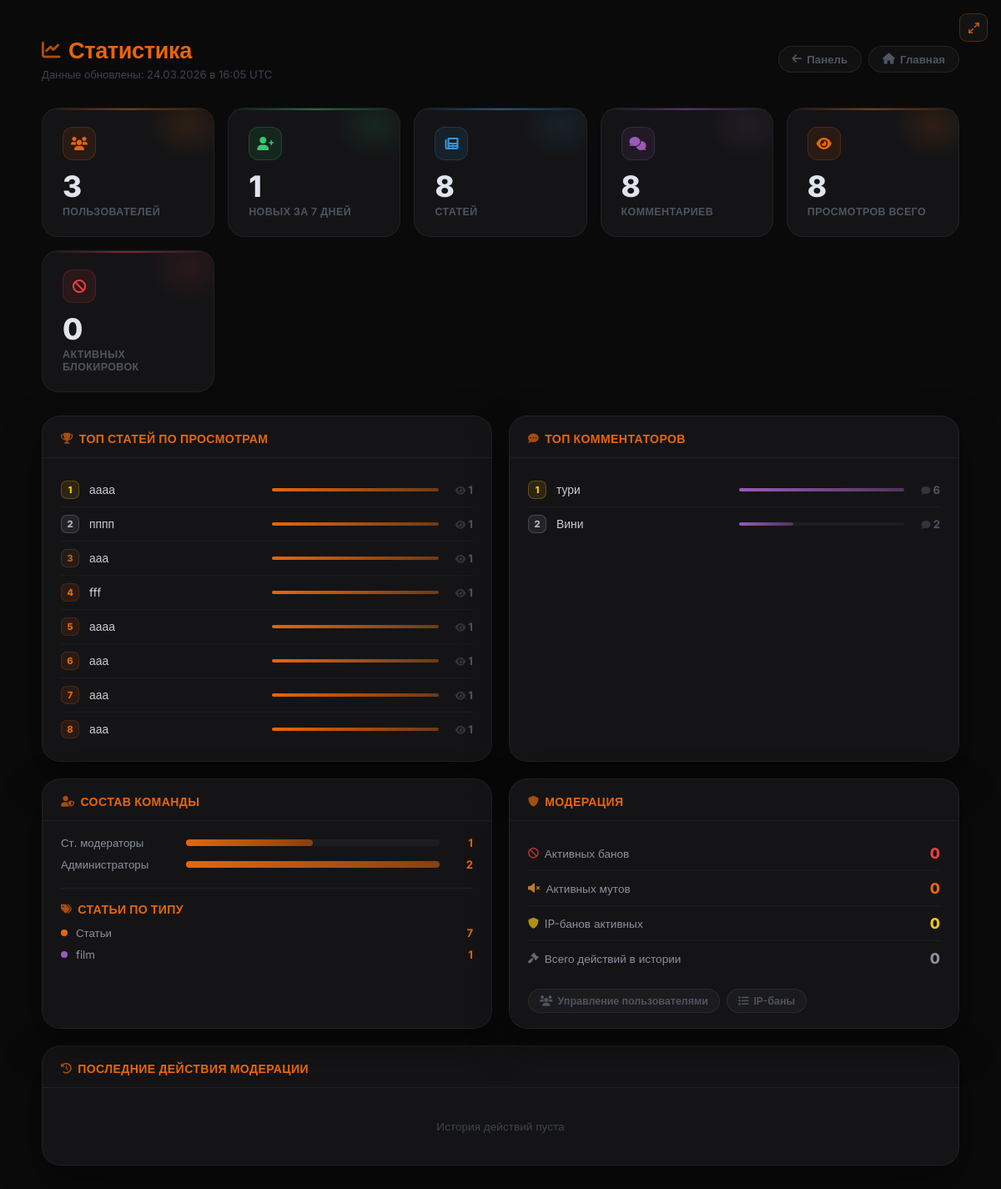
The page /admin/stats (signed in) on the database as committed earlier.
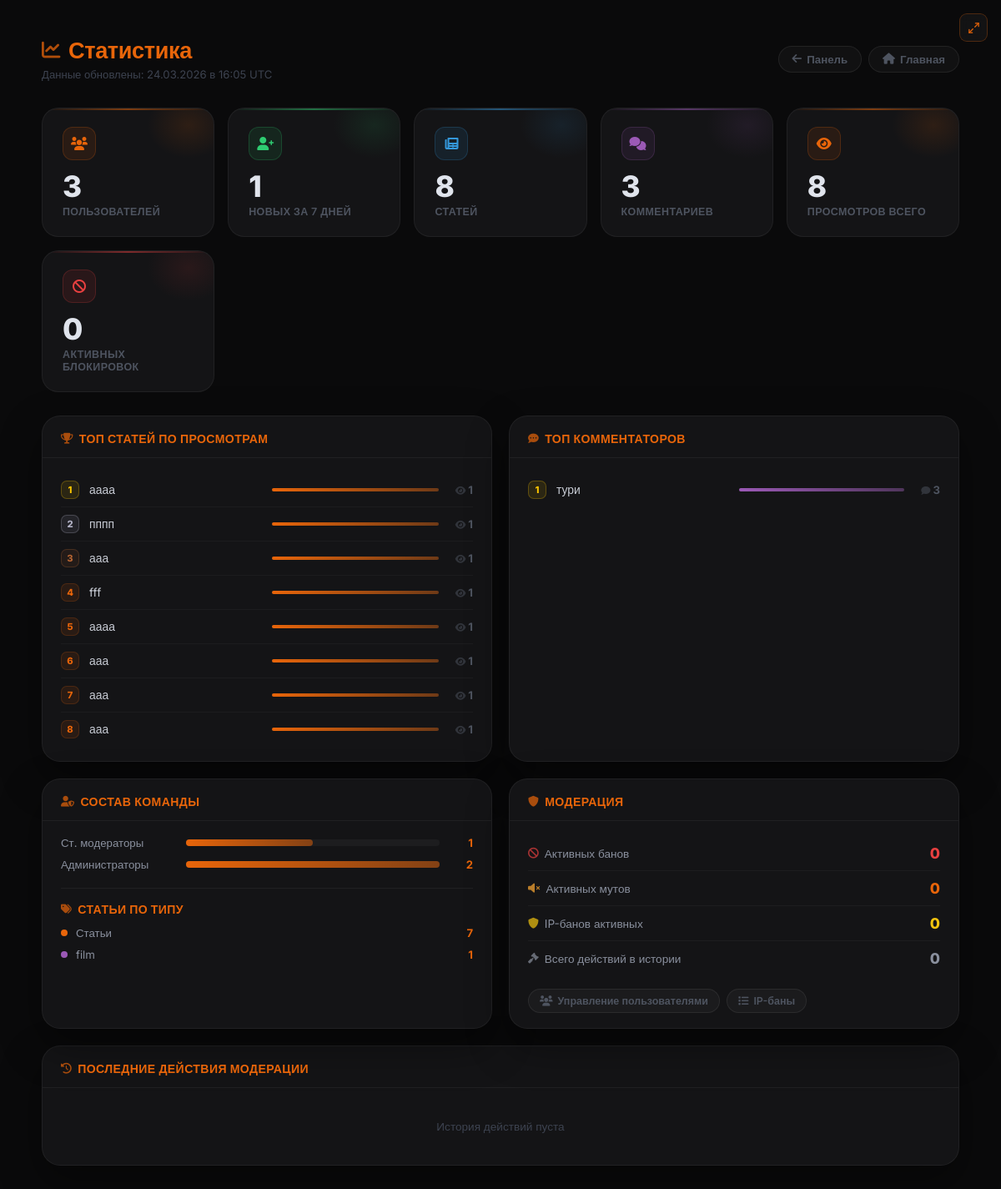
The same page on the database as committed later.
### models.py (models this page shows, shortened)
class Article(db.Model):
    __tablename__ = 'articles'
    id          = db.Column(db.Integer, primary_key=True)
    title       = db.Column(db.String(300), nullable=False)
    preview     = db.Column(db.Text, nullable=True)       # краткое описание
    content     = db.Column(db.Text, nullable=False)
    image       = db.Column(db.String(500), nullable=True)  # URL изображения (старый способ)
    image_file  = db.Column(db.String(300), nullable=True)  # имя файла загруженного изображения
    video_url   = db.Column(db.String(500), nullable=True)  # ссылка на YouTube
    video_file  = db.Column(db.String(300), nullable=True)  # загруженный видео-файл
    category    = db.Column(db.String(50), default='article')
    views       = db.Column(db.Integer, default=0)
    likes       = db.Column(db.Integer, default=0)
    dislikes    = db.Column(db.Integer, default=0)
    created_at  = db.Column(db.DateTime, default=datetime.utcnow)
    updated_at  = db.Column(db.DateTime, default=datetime.utcnow, onupdate=datetime.utcnow)
    author_id   = db.Column(db.Integer, db.ForeignKey('users.id'), nullable=False)
    game_id     = db.Column(db.Integer, db.ForeignKey('games.id'), nullable=True)
    comments    = db.relationship('Comment',      backref='article', lazy='dynamic',
                                  cascade='all, delete-orphan')
    votes       = db.relationship('Vote',         backref='article', lazy='dynamic',
                                  cascade='all, delete-orphan')
    extra_pages = db.relationship('ExtraPage',    backref='article', lazy='dynamic',
                                  cascade='all, delete-orphan')
    dropdown_items = db.relationship('DropdownItem', backref='article', lazy='dynamic',
                                     cascade='all, delete-orphan', order_by='DropdownItem.order')
    article_views  = db.relationship('ArticleView',  backref='article', lazy='dynamic',
                                     cascade='all, delete-orphan')

class User(db.Model, UserMixin):
    __tablename__ = 'users'
    id             = db.Column(db.Integer, primary_key=True)
    username       = db.Column(db.String(80),  unique=True, nullable=False)
    email          = db.Column(db.String(120), unique=True, nullable=False)
    password_hash  = db.Column(db.String(256), nullable=False)
    role           = db.Column(db.Integer, default=0)
    created_at     = db.Column(db.DateTime, default=datetime.utcnow)   # дата регистрации
    last_seen      = db.Column(db.DateTime, default=datetime.utcnow)
    banned_until   = db.Column(db.DateTime, nullable=True)
    ban_reason     = db.Column(db.String(500), nullable=True)
    banned_by_id   = db.Column(db.Integer, db.ForeignKey('users.id'), nullable=True)
    recovery_key   = db.Column(db.String(256), nullable=True)
    avatar         = db.Column(db.String(300), nullable=True)
    terms_agreed   = db.Column(db.Boolean, default=False)
    privacy_agreed = db.Column(db.Boolean, default=False)
    articles       = db.relationship('Article',  backref='author',     lazy='dynamic', foreign_keys='Article.author_id')
    comments       = db.relationship('Comment',  backref='author',     lazy='dynamic', foreign_keys='Comment.author_id')
    votes          = db.relationship('Vote',     backref='user',       lazy='dynamic')
    extra_pages    = db.relationship('ExtraPage', backref='author',    lazy='dynamic', foreign_keys='ExtraPage.author_id')
    comment_reactions = db.relationship('CommentReaction', backref='user', lazy='dynamic')

### app.py (the view)
@app.route('/admin/stats')
@login_required
def admin_stats():
    perm = UserPermission.query.filter_by(user_id=current_user.id).first()
    if current_user.role < 4 and not (perm and perm.can_see_stats):
        abort(403)
    from sqlalchemy import func as sqlfunc
    total_users    = User.query.count()
    total_articles = Article.query.count()
    total_comments = Comment.query.count()
    total_views    = db.session.query(sqlfunc.sum(Article.views)).scalar() or 0
    roles_data  = db.session.query(User.role, sqlfunc.count(User.id)).group_by(User.role).all()
    roles_map   = {0:'Пользователи',1:'Модераторы чата',2:'Редакторы',3:'Ст. модераторы',4:'Администраторы'}
    roles_stats = [(roles_map.get(r, f'Роль {r}'), cnt) for r, cnt in sorted(roles_data)]
    top_articles = Article.query.order_by(Article.views.desc()).limit(10).all()
    top_commenters = db.session.query(
        User.username, sqlfunc.count(Comment.id).label('cnt')
    ).join(Comment, Comment.author_id == User.id)\
     .group_by(User.id, User.username)\
     .order_by(sqlfunc.count(Comment.id).desc()).limit(10).all()
    week_ago       = datetime.utcnow() - timedelta(days=7)
    new_users_week = User.query.filter(User.created_at >= week_ago).count() if hasattr(User, 'created_at') else 0
    active_bans    = User.query.filter(User.banned_until > datetime.utcnow()).count()
    active_mutes   = Mute.query.filter(Mute.muted_until > datetime.utcnow()).count()
    active_ip_bans = IPBan.query.filter(IPBan.banned_until > datetime.utcnow()).count()
    cat_data  = db.session.query(Article.category, sqlfunc.count(Article.id)).group_by(Article.category).all()
    cat_stats = [(c or 'article', cnt) for c, cnt in cat_data]
    recent_penalties = PenaltyHistory.query.order_by(PenaltyHistory.created_at.desc()).limit(15).all()
    return render_template('admin/stats.html',
        total_users=total_users,
        total_articles=total_articles,
        total_comments=total_comments,
        total_views=total_views,
        roles_stats=roles_stats,
        top_articles=top_articles,
        top_commenters=top_commenters,
        new_users_week=new_users_week,
        active_bans=active_bans,
        active_mutes=active_mutes,
        active_ip_bans=active_ip_bans,
        cat_stats=cat_stats,
        recent_penalties=recent_penalties,
        now=datetime.utcnow(),
    )

### app.py (called while the page is built)
@login_manager.user_loader
def load_user(user_id):
    return User.query.get(int(user_id))

@app.before_request
def update_last_seen():
    if current_user.is_authenticated:
        from flask import g as _g
        _now = datetime.utcnow()
        _last = session.get('_ls_ts', 0)
        if _now.timestamp() - _last > 60:
            current_user.last_seen = _now
            db.session.commit()
            session['_ls_ts'] = _now.timestamp()

### templates/admin/stats.html (shortened to what the changed rows need)
{% extends "base.html" %}
{% block content %}
<div class="stats-outer">
<div class="stats-wrap">
    <div class="stats-header">
        <div>
            <h1 class="stats-title"><i class="fas fa-chart-line"></i> Статистика</h1>
        </div>
    </div>
    <div class="kpi-grid">
        <div class="kpi-card kpi-purple">
            <div class="kpi-glow"></div>
            <div class="kpi-icon"><i class="fas fa-comments"></i></div>
            <div class="kpi-value">{{ total_comments }}</div>
            <div class="kpi-label">Комментариев</div>
        </div>
    </div>
    <div class="two-col">
        <div class="panel">
            <div class="panel-body">
                {% set max_views = top_articles[0].views if top_articles and top_articles[0].views > 0 else 1 %}
                <ul class="top-list">
                    {% for art in top_articles %}
                    <li>
                        <div class="top-rank {% if loop.index == 1 %}gold{% elif loop.index == 2 %}silver{% elif loop.index == 3 %}bronze{% endif %}">
                            {{ loop.index }}
                        </div>
                        <div class="top-name">
                            <a href="{{ url_for('article', article_id=art.id) }}" target="_blank">{{ art.title }}</a>
                        </div>
                        <div class="top-bar-wrap">
                            <div class="top-bar" style="width:{{ [art.views * 100 // max_views, 100]|min }}%"></div>
                        </div>
                        <div class="top-value"><i class="fas fa-eye" style="font-size:0.7rem; opacity:0.5;"></i> {{ art.views }}</div>
                    </li>
                    {% else %}
                    <li><span style="color:#3d4350; font-size:0.84rem;">Нет данных</span></li>
                    {% endfor %}
                </ul>
            </div>
        </div>
        <div class="panel">
            <div class="panel-body">
                {% set max_comments = top_commenters[0][1] if top_commenters and top_commenters[0][1] > 0 else 1 %}
                <ul class="top-list">
                    {% for username, cnt in top_commenters %}
                    <li>
                        <div class="top-rank {% if loop.index == 1 %}gold{% elif loop.index == 2 %}silver{% elif loop.index == 3 %}bronze{% endif %}">
                            {{ loop.index }}
                        </div>
                        <div class="top-name">{{ username }}</div>
                        <div class="top-bar-wrap">
                            <div class="top-bar" style="width:{{ [cnt * 100 // max_comments, 100]|min }}%; background:linear-gradient(90deg, #9b59b6, rgba(155,89,182,0.4));"></div>
                        </div>
                        <div class="top-value"><i class="fas fa-comment" style="font-size:0.7rem; opacity:0.5;"></i> {{ cnt }}</div>
                    </li>
                    {% else %}
                    <li><span style="color:#3d4350; font-size:0.84rem;">Нет данных</span></li>
                    {% endfor %}
                </ul>
            </div>
        </div>
    </div>
    <div class="two-col">
        <div class="panel">
            <div class="panel-body">
                <div class="roles-grid">
                    {% set max_role_cnt = roles_stats|map(attribute=1)|max if roles_stats else 1 %}
                    {% for role_name, cnt in roles_stats %}
                    <div class="role-row">
                        <div class="role-name">{{ role_name }}</div>
                        <div class="role-bar-wrap">
                            <div class="role-bar" style="width:{{ [cnt * 100 // (max_role_cnt if max_role_cnt > 0 else 1), 100]|min }}%"></div>
                        </div>
                        <div class="role-count">{{ cnt }}</div>
                    </div>
                    {% endfor %}
                </div>
                {% if cat_stats %}
                <div style="margin-top:20px; border-top:1px solid rgba(255,255,255,0.05); padding-top:16px;">
                    <div class="cat-grid">
                        {% for cat, cnt in cat_stats %}
                        <div class="cat-row">
                            <div class="cat-dot" style="background:{% if cat == 'article' %}#e8650a{% elif cat == 'news' %}#3498db{% else %}#9b59b6{% endif %};"></div>
                            <div class="cat-name">{% if cat == 'article' %}Статьи{% elif cat == 'news' %}Новости{% else %}{{ cat }}{% endif %}</div>
                            <div class="cat-count">{{ cnt }}</div>
                        </div>
                        {% endfor %}
                    </div>
                </div>
                {% endif %}
            </div>
        </div>
    </div>
</div>
</div>
{% endblock %}

Rows that differ between the two databases and show on the page:
no longer on this page (row unchanged): User: username "Вини", {{ [cnt * 100 // max_comments, 100]|min }} 33 (drawn), id "2"
changed User "тури": id "6" → "3"
Other text that changed with them:
{{ total_comments }}: "8" → "3"
